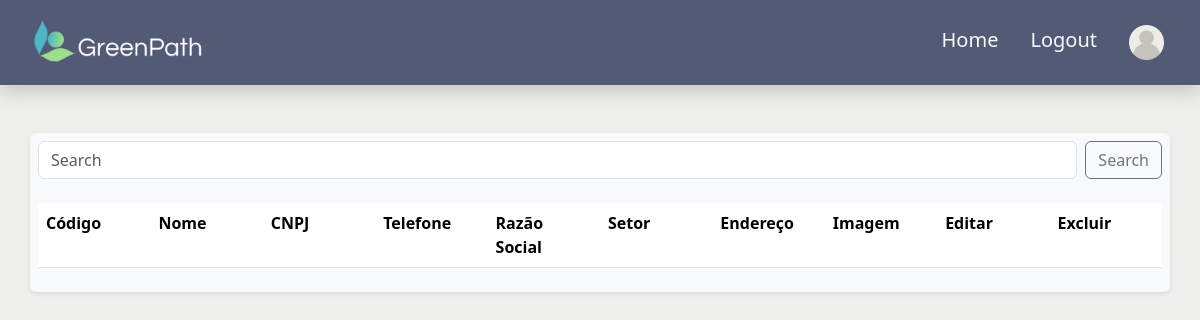
Before: /src/page/listarEmpresas.php with the older database file.
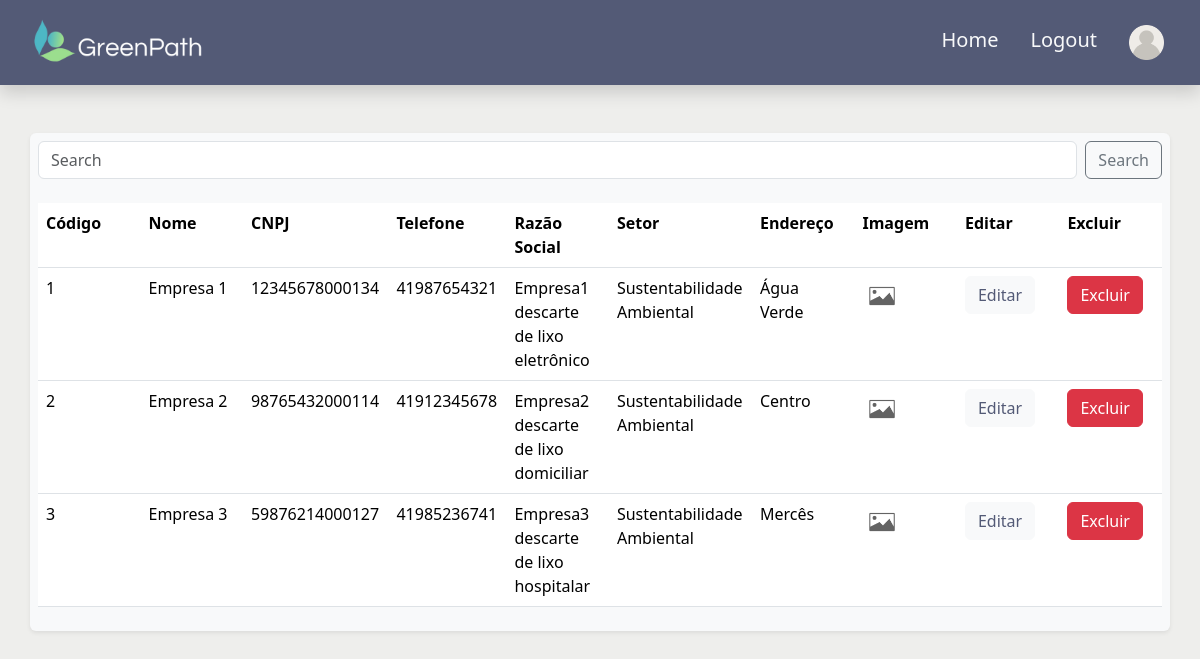
After: the same page with the newer database file.
### tables this page shows
CREATE TABLE Empresa (
    id_empresa INT PRIMARY KEY AUTO_INCREMENT NOT NULL,
    nome_fantasia VARCHAR(50) UNIQUE NOT NULL,
    avatar MEDIUMBLOB DEFAULT NULL,
    cnpj VARCHAR(50) UNIQUE NOT NULL,
    razao_social VARCHAR(50) NOT NULL,
    setor VARCHAR(50) NOT NULL,
    telefone VARCHAR(50) UNIQUE NOT NULL,
    bairro VARCHAR(50) NOT NULL,
    fk_Usuario_id INT NOT NULL,
    UNIQUE (nome_fantasia, cnpj, telefone),
    CONSTRAINT check_cnpj_digits CHECK(cnpj REGEXP '^[0-9]{14}$')
);

### src/page/listarEmpresas.php (the view, shortened to what this page needs)
<!doctype html>
<html lang="en">
<head>
    <link rel="stylesheet" href="../style/styleIndex.css">
    <link href="https://cdn.jsdelivr.net/npm/bootstrap@5.3.3/dist/css/bootstrap.min.css" rel="stylesheet">
</head>
<body style="background-color: #EEEEEC;">
<?php require '../database/connectDB.php'; ?>
<nav class="navbar navbar-expand-lg shadow p-2 mb-5" style="background-color: #535A76;">
          <div class="container-fluid" style="background-color: #535A76;">
            <a class="navbar-brand" href="../../index.php">
              <img src="../../resources/GreenPath.png" alt="GreenPath" width="200" height="59">
            </a>
            <div class="collapse navbar-collapse" id="navbarNav">
              <ul class="navbar-nav ms-auto">
              <li class="nav-item">
                  <a class="nav-link text-light fs-5 p-3" href="#" onclick="window.location.href='homeAdm.php'">Home</a>
                </li>
                <li class="nav-item">
                  <a class="nav-link text-light fs-5 p-3" href="#" onclick="window.location.href='logout.php'">Logout</a>
                </li>
                <li class="nav-item d-flex align-items-center justify-content-between">
                    <a class="nav-link p-3" href="#" onclick="window.location.href='editarConta.php'">
                        <img src="../../resources/do-utilizador.png" alt="GreenPath" style="max-width: 35px;"></a>
                </li>
              </ul>
            </div>
          </div>
        </nav>
    <?php
        $conn = new mysqli($servername, $username, $password, $database);
        if (!empty($_GET['search'])) {
            $searchValue = $_GET['search'];
            $sql = "SELECT id_empresa, U.nome as usuario, nome_fantasia, cnpj, razao_social,
                    setor, E.telefone as telefone, bairro, E.avatar as avatar
                    FROM Empresa AS E
                    INNER JOIN Usuario AS U ON (E.fk_Usuario_id = U.id_usu)
                    WHERE nome_fantasia LIKE '%$searchValue%' OR cnpj LIKE '%$searchValue%' OR razao_social LIKE '%$searchValue%'
                    ORDER BY nome_fantasia";
        } else {
            $sql = "SELECT id_empresa, U.nome as usuario, nome_fantasia, cnpj, razao_social,
                    setor, E.telefone as telefone, bairro, E.avatar as avatar
                    FROM Empresa AS E
                    INNER JOIN Usuario AS U ON (E.fk_Usuario_id = U.id_usu)
                    ORDER BY nome_fantasia";
        }
        echo "<div class='container text-bg-light rounded shadow-sm p-2 mb-5'>";
        echo "<form class='d-flex' role='search' onsubmit='event.preventDefault(); searchData();'>
                <input class='form-control me-2' id='search' type='search' placeholder='Search' aria-label='Search'>
                <button class='btn btn-outline-secondary' type='submit'>Search</button>
              </form><br>";
        if ($result = mysqli_query($conn, $sql)) {
            echo "<table class='table'>";
            echo "<tr>
                    <th width='9%'>Código</th>
                    <th width='9%'>Nome</th>
                    <th width='9%'>CNPJ</th>
                    <th width='9%'>Telefone</th>
                    <th width='9%'>Razão Social</th>
                    <th width='9%'>Setor</th>
                    <th width='9%'>Endereço</th>
                    <th width='9%'>Imagem</th>
                    <th width='9%'>Editar</th>
                    <th width='9%'>Excluir</th>
                  </tr>";
            if (mysqli_num_rows($result) > 0) {
                while ($row = mysqli_fetch_assoc($result)) {
                    $cod = $row["id_empresa"];
                    echo "<tr>";
                    echo "<td>" . $cod . "</td>";
                    echo "<td>" . $row["nome_fantasia"] . "</td>";
                    echo "<td>" . $row["cnpj"] . "</td>";
                    echo "<td>" . $row["telefone"] . "</td>";
                    echo "<td>" . $row["razao_social"] . "</td>";
                    echo "<td>" . $row["setor"] . "</td>";
                    echo "<td>" . $row["bairro"] . "</td>";
                    if ($row['avatar']) {?>
                        <td>
                            <img id="imagemSelecionada" class="rounded-circle" style='max-width: 40px;'  />
                        </td>
                        <?php
                    } else {
                        ?>
                        <td>
                            <img id="imagemSelecionada" class="rounded-circle" src="../../resources/fotoIcon.jpg" style='max-width: 40px;' />
                        </td>
                        <?php
                    }
                    echo "<td><a class='btn btn-light' style='color: #535A76;' href='editarEmpresa.php?id=" . $cod . "'>Editar</a></td>";
                    echo "<td><a class='btn btn-danger' href='excluirEmpresa.php?id=" . $cod . "'>Excluir</a></td>";
                    echo "</tr>";
                }
            }
            echo "</table>";
            echo "</div>";
        } else {
            echo "Erro executando SELECT: " . mysqli_error($conn);
        }
    ?>
</body>
</html>

### src/style/styleIndex.css (style rules this page uses)
.form-control { position: relative; z-index: 1; }

Changed rows visible on the page:
added empresa: id_empresa "1", nome_fantasia "Empresa 1", cnpj "12345678000134", telefone "41987654321", razao_social "Empresa1 descarte de lixo eletrônico", setor "Sustentabilidade Ambiental", bairro "Água Verde"
added empresa: id_empresa "2", nome_fantasia "Empresa 2", cnpj "98765432000114", telefone "41912345678", razao_social "Empresa2 descarte de lixo domiciliar", setor "Sustentabilidade Ambiental", bairro "Centro"
added empresa: id_empresa "3", nome_fantasia "Empresa 3", cnpj "59876214000127", telefone "41985236741", razao_social "Empresa3 descarte de lixo hospitalar", setor "Sustentabilidade Ambiental", bairro "Mercês"
